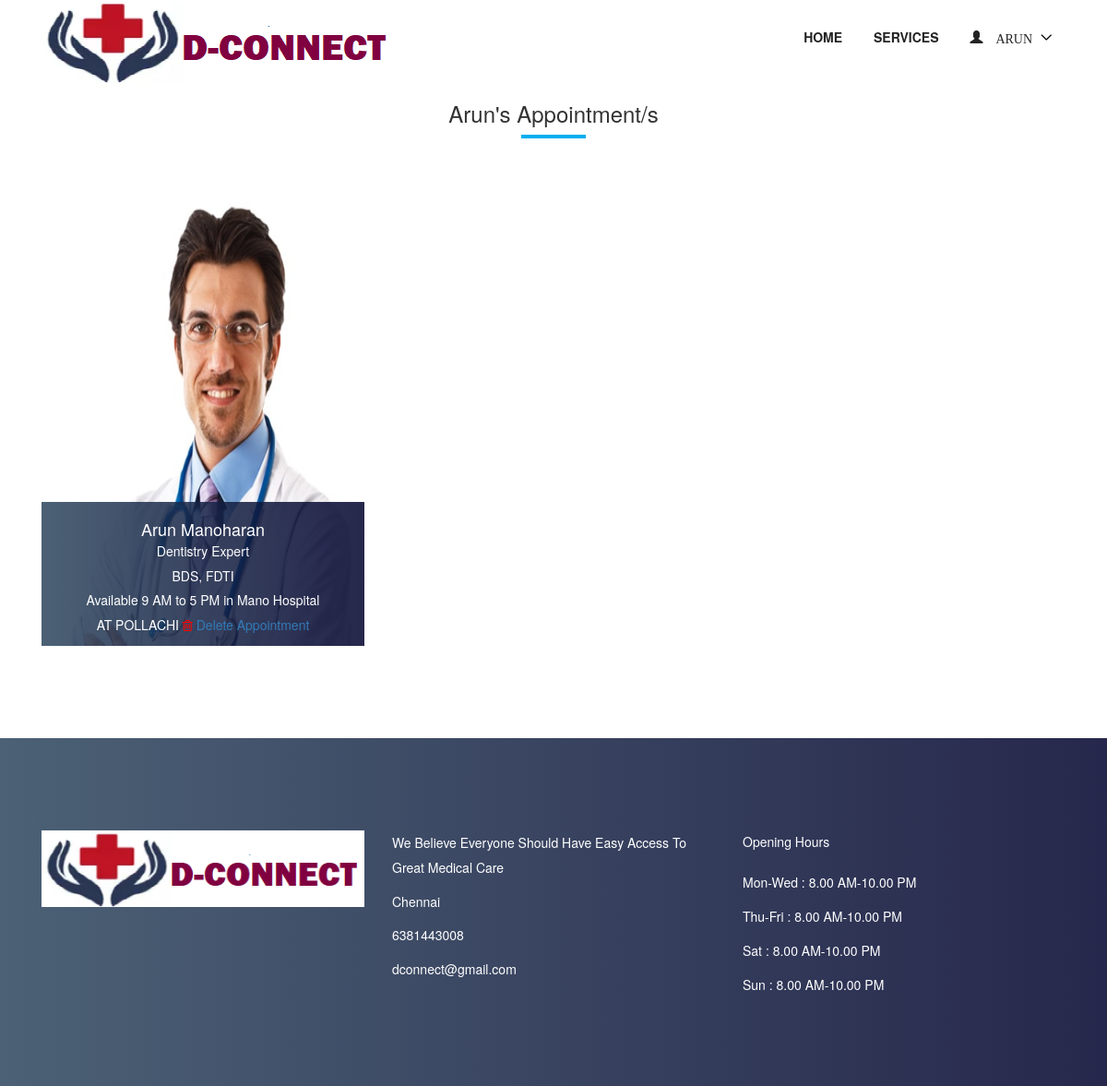
The page /doctor/appointment/ (signed in) on the database its author committed.
### accounts/models.py (models this page shows, shortened)
class User(AbstractUser):
    username = None
    role = models.CharField(max_length=12, error_messages={
        'required': "Role must be provided"
    })
    gender = models.CharField(max_length=10, blank=True, null=True, default="")
    email = models.EmailField(unique=True, blank=False,
                              error_messages={
                                  'unique': "A user with that email already exists.",
                              })
    phone_number = models.CharField(unique=True, blank=True, null=True, max_length=20,
                                    error_messages={
                                        'unique': "A user with that phone number already exists."
                                    })
    USERNAME_FIELD = "email"
    REQUIRED_FIELDS = []
    objects = UserManager()

### appointment/models.py (models this page shows, shortened)
class Appointment(models.Model):
    user = models.ForeignKey(User, on_delete=models.CASCADE)
    full_name = models.CharField(max_length=100)
    image = models.ImageField(null=True, blank=True)
    location = models.CharField(max_length=100)
    start_time = models.CharField(max_length=10)
    end_time = models.CharField(max_length=10)
    qualification_name = models.CharField(max_length=100)
    institute_name = models.CharField(max_length=100)
    hospital_name = models.CharField(max_length=100)
    department = models.CharField(choices=department, max_length=100)
    created_at = models.DateTimeField(default=timezone.now)

### appointment/views.py (the view)
# urls.py: path('doctor/appointment/', AppointmentListView.as_view(), name='doctor-appointment'),
class AppointmentListView(ListView):
    model = Appointment
    template_name = 'appointment/appointment.html'
    context_object_name = 'appointment'
    @method_decorator(login_required(login_url=reverse_lazy('accounts:login')))
    @method_decorator(user_is_doctor)
    def dispatch(self, request, *args, **kwargs):
        return super().dispatch(self.request, *args, **kwargs)
    def get_queryset(self):
        return self.model.objects.filter(user_id=self.request.user.id).order_by('-id')

### templates/appointment/appointment.html (shortened to what this page needs)
{% extends 'base.html' %}
{% load static %}
{% block content %}
    <section class="dentist-area section-padding-40-0">
    <div class="container">
      <div class="row">
        <div class="col-12">
          <div class="section-heading text-center">
            <h3>{{ request.user.first_name }}'s Appointment/s</h3>
            <div class="line"></div>
          </div>
        </div>
      </div>
      <div class="row">
          {% for apt in appointment %}
        <div class="col-12 col-sm-6 col-md-4">
          <div class="single-dentist-area mb-100">
            <img  style="height: 500px; width: 600px" src="{{ apt.image.url }}" alt="">
            <div class="dentist-content">
              <div class="dentist-info bg-gradient-overlay">
                <h5>{{ apt.full_name }}</h5>
                <p>{{ apt.department }} Expert</p>
                  <p>{{ apt.qualification_name }}, {{ apt.institute_name }}</p>
                  <p>Available {{ apt.start_time }} to {{ apt.end_time }} in {{ apt.hospital_name }}</p>
                  <p> AT {{ apt.location }}
                      <i class="fa fa-trash-o" style="color: red" aria-hidden="true"></i>
                      <a href="{% url 'appointment:delete-appointment' apt.id %}">Delete Appointment</a>
                  </p>
              </div>
            </div>
          </div>
        </div>
      {% endfor %}
      </div>
    </div>
  </section>
{% endblock %}

### templates/nav.html (shortened to what this page needs)
{% load static %}
<header class="header-area">
    <div class="main-header-area">
        <div class="classy-nav-container breakpoint-off">
            <div class="container">
                <nav class="classy-navbar justify-content-between" id="dentoNav">
                    <a class="nav-brand" href="{% url 'appointment:home' %}"><img src="{% static 'img/LOGO.png' %}" alt="">
                    </a>
                    <div class="classy-menu">
                        <div class="classynav">
                            <ul id="nav">
                                <li><a href="{% url 'appointment:home' %}">Home</a></li></li>
                                <li><a href="{% url 'appointment:service' %}">Services</a></li>
                                {% if request.user.is_authenticated and request.user.role == 'doctor' %}
                                    <li>
                                        <a href="">
                                            <span class="glyphicon glyphicon-user">
                                                    {{ request.user.first_name }}
                                            </span>
                                        </a>
                                    </li>
                                {% endif %}
                            </ul>
                        </div>
                    </div>
                </nav>
            </div>
        </div>
    </div>
</header>

### static/style.css (style rules this page uses)
* { margin: 0; padding: 0; }
body { font-family: "Montserrat", sans-serif; font-weight: 400; font-size: 14px; }
h1, h2, h3, h4, h5, h6 { font-family: "Montserrat", sans-serif; color: #333333; line-height: 1.4; font-weight: 600; }
a, a:active, a:focus, a:hover { color: #333333; text-decoration: none; -webkit-transition-duration: 500ms; -o-transition-duration: 500ms; transition-duration: 500ms; outline: none; }
li { list-style: none; }
p { line-height: 1.9; color: #707070; font-size: 14px; font-weight: 400; }
img { max-width: 100%; height: auto; }
ul { margin: 0; padding: 0; }
ul li { margin: 0; padding: 0; }
.bg-gradient-overlay { position: relative; z-index: 1; }
.bg-gradient-overlay::after { position: absolute; content: ""; height: 100%; width: 100%; top: 0; left: 0; z-index: -1; background: #2c455d; background: -webkit-linear-gradient(to right, #2c455d, #00012c); background: linear-gradient(to right, #2c455d, #00012c); opacity: 0.85; }
.mb-100 { margin-bottom: 100px; }
.section-heading { position: relative; z-index: 1; margin-bottom: 50px; }
.section-heading .line { width: 70px; height: 4px; background-color: #00aeef; }
.section-heading.text-center .line { margin: 0 auto; }
.header-area { position: relative; z-index: 599; width: 100%; -webkit-transition-duration: 500ms; -o-transition-duration: 500ms; transition-duration: 500ms; }
.classy-nav-container { background-color: transparent; }
.classy-nav-container .classy-navbar { height: 90px; padding: 0; }
.classy-nav-container .classy-navbar .classynav ul li a { padding: 0 15px; font-weight: 600; font-size: 14px; text-transform: uppercase; }
.single-dentist-area { position: relative; z-index: 1; background-color: #f4f4f4; -webkit-transition-duration: 500ms; -o-transition-duration: 500ms; transition-duration: 500ms; }
.single-dentist-area .dentist-content { position: absolute; width: 100%; bottom: 0; }
.single-dentist-area .dentist-content .dentist-info { width: 100%; padding: 10px 15px; text-align: center; }
.single-dentist-area .dentist-content .dentist-info h5 { color: #ffffff; font-size: 18px; margin-bottom: 0; }
.single-dentist-area .dentist-content .dentist-info p { color: #ffffff; margin-bottom: 0; }

### static/css/default-assets/classy-nav.css (style rules this page uses)
body { font-family: "Roboto", sans-serif; }
ul { margin: 0; }
ul li { list-style: none; }
img { height: auto; max-width: 100%; }
.classy-nav-container { position: relative; z-index: 100; background-color: #ffffff; }
.classy-nav-container * { box-sizing: border-box; }
.classy-nav-container a { -webkit-transition-duration: 500ms; transition-duration: 500ms; text-decoration: none; outline: none; font-size: 14px; font-weight: 400; color: #232323; display: inline-block; }
.justify-content-between { -webkit-box-pack: justify; -ms-flex-pack: justify; justify-content: space-between; }
.classy-navbar { width: 100%; height: 70px; padding: 0.5em 2em; display: -webkit-box; display: -ms-flexbox; display: flex; -webkit-box-align: center; -ms-flex-align: center; -ms-grid-row-align: center; align-items: center; }
.classy-navbar .nav-brand { font-size: 26px; font-weight: 500; color: #565656; display: inline-block; margin-right: 30px; }
.classynav ul li { display: inline-block; clear: both; position: inherit; z-index: 10; }
.classynav ul li.cn-dropdown-item { position: relative; z-index: 10; }
.classynav ul li a { padding: 0 12px; display: block; height: 35px; font-size: 14px; line-height: 34px; }
.classynav ul li.megamenu-item>a:after, .classynav ul li.has-down>a:after { font-family: 'classyfonts'; content: "\e900"; font-size: 12px; color: #000000; padding-left: 5px; -webkit-transition-duration: 500ms; transition-duration: 500ms; }
.breakpoint-off .classynav { display: -webkit-box; display: -ms-flexbox; display: flex; -webkit-box-align: center; -ms-flex-align: center; -ms-grid-row-align: center; align-items: center; }

### rows shown on the page
User: user.first_name "ARUN", user.first_name "Arun"
Appointment: image (picture), full_name "Arun Manoharan", department "Dentistry", qualification_name "BDS", institute_name "FDTI", start_time "9 AM", end_time "5 PM", hospital_name "Mano Hospital", location "POLLACHI"
